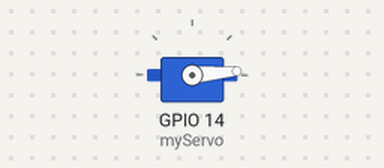
Bench run of a sketch on a simulated ESP32. Shown: servo. What the sketch prints to the serial monitor is not drawn.

Above: at 0.05 s.
At 0.85 s:
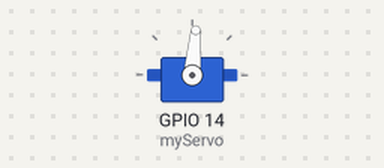
At 1.7 s:
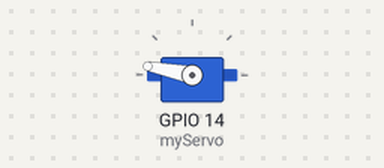
At 3.4 s:
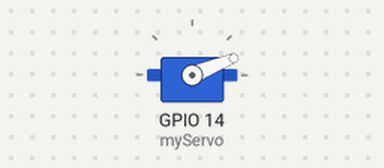
Timing chart, 0 to 8.3 s (numbered marks = the images above):
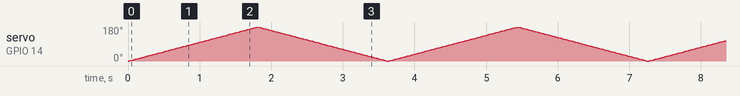

The sketch:

servo_basic.ino
```cpp
#include <ESP32Servo.h>

int pos = 0;

Servo myServo;

void setup() {
  Serial.begin(115200);
  myServo.attach(14);

}

void loop() {
  for(pos=0; pos<=180; pos+=1){
    myServo.write(pos);
    delay(10);
  }
    for(pos=180; pos>=0; pos-=1){
    myServo.write(pos);
    delay(10);
  }

  Serial.println(pos);
  delay(10);
}
```
